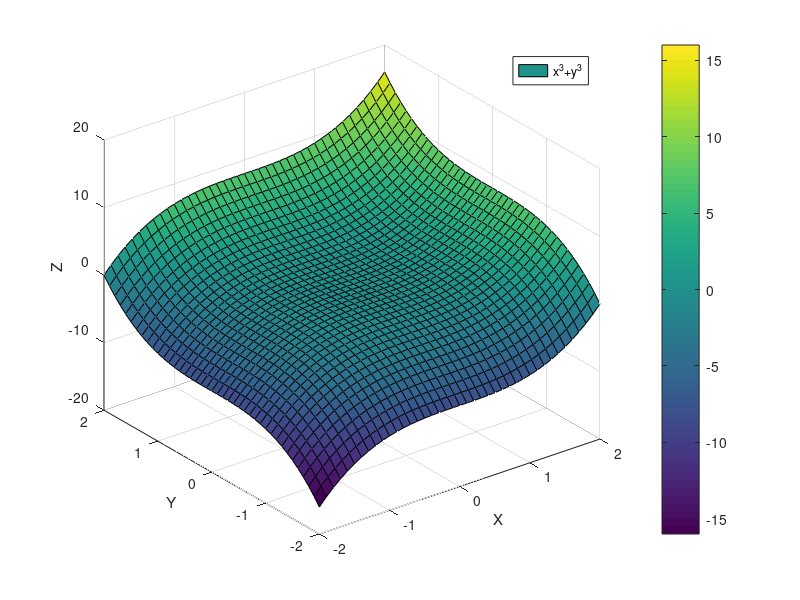

MATLAB code to generate this figure:
function exam_3()
[x,y]=meshgrid(-2:0.1:2,-2:0.1:2);
z=x.^3+y.^3;
surf(x,y,z);
xlabel('X');
ylabel('Y');
zlabel('Z');
grid on;
colorbar;
legend('x^3+y^3')